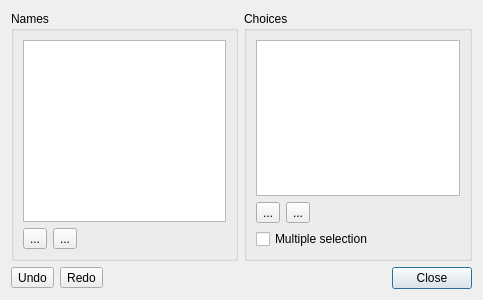
<?xml version="1.0" encoding="UTF-8"?>
<ui version="4.0">
 <class>PropertyEnumDialog</class>
 <widget class="QDialog" name="PropertyEnumDialog">
  <property name="geometry">
   <rect>
    <x>0</x>
    <y>0</y>
    <width>483</width>
    <height>300</height>
   </rect>
  </property>
  <property name="windowTitle">
   <string>Property Choices</string>
  </property>
  <layout class="QGridLayout" name="gridLayout">
   <item row="0" column="1">
    <widget class="QGroupBox" name="groupBox_2">
     <property name="title">
      <string>Choices</string>
     </property>
     <layout class="QVBoxLayout" name="verticalLayout_2">
      <item>
       <widget class="QListWidget" name="choiceList"/>
      </item>
      <item>
       <layout class="QHBoxLayout" name="buttonLayout_2">
        <item>
         <widget class="QToolButton" name="addChoice">
          <property name="text">
           <string>...</string>
          </property>
          <property name="icon">
           <iconset resource="editor.qrc">
            <normaloff>:/images/22x22/add.png</normaloff>:/images/22x22/add.png</iconset>
          </property>
         </widget>
        </item>
        <item>
         <widget class="QToolButton" name="removeChoice">
          <property name="text">
           <string>...</string>
          </property>
          <property name="icon">
           <iconset resource="editor.qrc">
            <normaloff>:/images/22x22/remove.png</normaloff>:/images/22x22/remove.png</iconset>
          </property>
         </widget>
        </item>
        <item>
         <spacer name="horizontalSpacer_2">
          <property name="orientation">
           <enum>Qt::Horizontal</enum>
          </property>
          <property name="sizeHint" stdset="0">
           <size>
            <width>40</width>
            <height>20</height>
           </size>
          </property>
         </spacer>
        </item>
       </layout>
      </item>
      <item>
       <widget class="QCheckBox" name="multiCheckBox">
        <property name="text">
         <string>Multiple selection</string>
        </property>
       </widget>
      </item>
     </layout>
    </widget>
   </item>
   <item row="0" column="0">
    <widget class="QGroupBox" name="groupBox">
     <property name="title">
      <string>Names</string>
     </property>
     <layout class="QVBoxLayout" name="verticalLayout">
      <item>
       <widget class="QListWidget" name="enumList"/>
      </item>
      <item>
       <layout class="QHBoxLayout" name="buttonLayout">
        <item>
         <widget class="QToolButton" name="addEnum">
          <property name="text">
           <string>...</string>
          </property>
          <property name="icon">
           <iconset resource="editor.qrc">
            <normaloff>:/images/22x22/add.png</normaloff>:/images/22x22/add.png</iconset>
          </property>
         </widget>
        </item>
        <item>
         <widget class="QToolButton" name="removeEnum">
          <property name="text">
           <string>...</string>
          </property>
          <property name="icon">
           <iconset resource="editor.qrc">
            <normaloff>:/images/22x22/remove.png</normaloff>:/images/22x22/remove.png</iconset>
          </property>
         </widget>
        </item>
        <item>
         <spacer name="horizontalSpacer">
          <property name="orientation">
           <enum>Qt::Horizontal</enum>
          </property>
          <property name="sizeHint" stdset="0">
           <size>
            <width>40</width>
            <height>20</height>
           </size>
          </property>
         </spacer>
        </item>
       </layout>
      </item>
     </layout>
    </widget>
   </item>
   <item row="1" column="0" colspan="2">
    <layout class="QHBoxLayout" name="horizontalLayout">
     <item>
      <widget class="QToolButton" name="undo">
       <property name="text">
        <string>Undo</string>
       </property>
       <property name="icon">
        <iconset resource="editor.qrc">
         <normaloff>:/images/16x16/edit-undo.png</normaloff>:/images/16x16/edit-undo.png</iconset>
       </property>
       <property name="toolButtonStyle">
        <enum>Qt::ToolButtonTextBesideIcon</enum>
       </property>
      </widget>
     </item>
     <item>
      <widget class="QToolButton" name="redo">
       <property name="text">
        <string>Redo</string>
       </property>
       <property name="icon">
        <iconset resource="editor.qrc">
         <normaloff>:/images/16x16/edit-redo.png</normaloff>:/images/16x16/edit-redo.png</iconset>
       </property>
       <property name="toolButtonStyle">
        <enum>Qt::ToolButtonTextBesideIcon</enum>
       </property>
      </widget>
     </item>
     <item>
      <widget class="QDialogButtonBox" name="buttonBox">
       <property name="orientation">
        <enum>Qt::Horizontal</enum>
       </property>
       <property name="standardButtons">
        <set>QDialogButtonBox::Close</set>
       </property>
      </widget>
     </item>
    </layout>
   </item>
  </layout>
 </widget>
 <resources>
  <include location="editor.qrc"/>
 </resources>
 <connections>
  <connection>
   <sender>buttonBox</sender>
   <signal>accepted()</signal>
   <receiver>PropertyEnumDialog</receiver>
   <slot>accept()</slot>
   <hints>
    <hint type="sourcelabel">
     <x>248</x>
     <y>254</y>
    </hint>
    <hint type="destinationlabel">
     <x>157</x>
     <y>274</y>
    </hint>
   </hints>
  </connection>
  <connection>
   <sender>buttonBox</sender>
   <signal>rejected()</signal>
   <receiver>PropertyEnumDialog</receiver>
   <slot>reject()</slot>
   <hints>
    <hint type="sourcelabel">
     <x>316</x>
     <y>260</y>
    </hint>
    <hint type="destinationlabel">
     <x>286</x>
     <y>274</y>
    </hint>
   </hints>
  </connection>
 </connections>
</ui>
